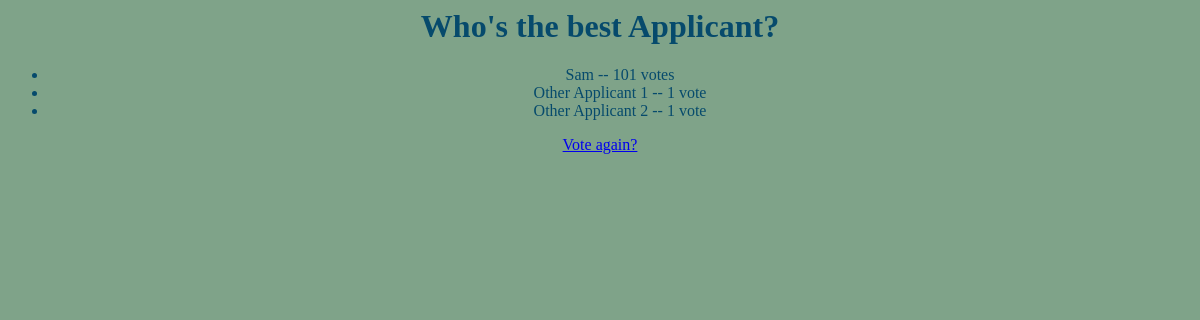
Page /2/results/ on the earlier database version.
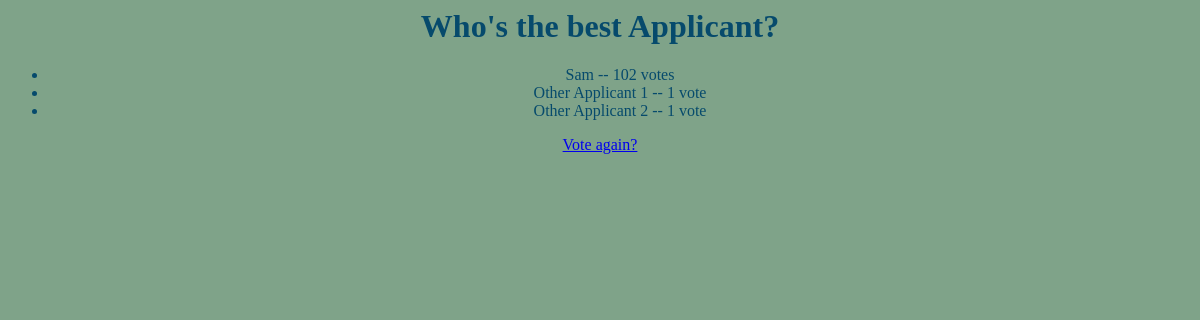
Same page on the later database version.
### polls/models.py (models this page shows, shortened)
class Choice(models.Model):
    question = models.ForeignKey(Question, on_delete=models.CASCADE)
    choice_text = models.CharField(max_length=200)
    votes = models.IntegerField(default=0)

### polls/views.py (the view)
# urls.py: path('<int:pk>/results/', views.ResultsView.as_view(), name='results'),
class ResultsView(generic.DetailView):
    model = Question
    template_name = 'polls/results.html'

### polls/templates/polls/results.html
{% load static %}
<link rel="stylesheet" type="text/css" href="{% static 'polls/style.css' %}">
<body>
    <h1>{{ question.question_text }}</h1>
    <ul>
    {% for choice in question.choice_set.all %}
        <li>{{ choice.choice_text }} -- {{ choice.votes }} vote{{ choice.votes|pluralize }}</li>
    {% endfor %}
    </ul>
    <a href="{% url 'polls:detail' question.id %}">Vote again?</a>
</body>

Differences in the rows shown:
changed Choice "Sam": votes "101" → "102"
